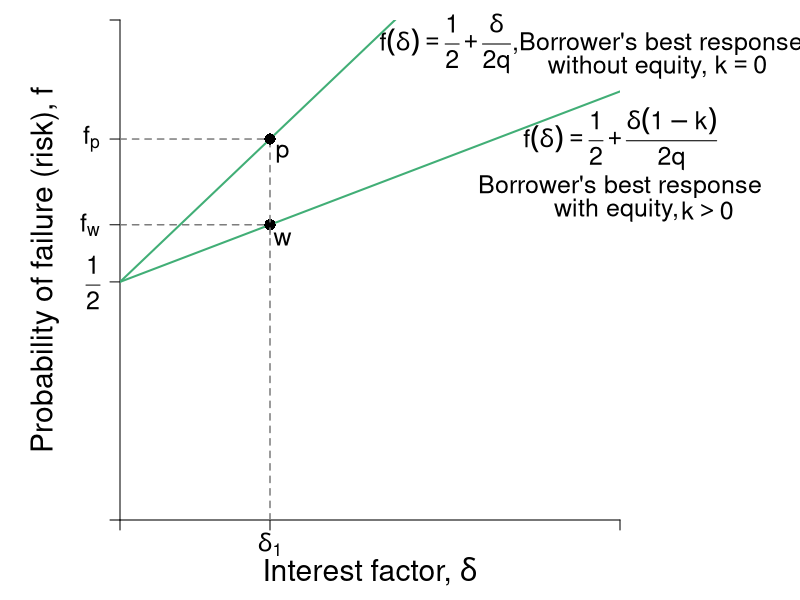

Write the R code that produced this figure.
#Graph Designer: Simon Halliday, Harriet Brookes-Gray 
#Authors: Bowles, Foley and Halliday
#Title: Coordination, Conflict and Competition: A Text in Microeconomics

library(shape)
pdf(file = "credit/brf_equity.pdf", width = 8, height = 6)

#Set parameters for graphics
pointsize <- 1.8
axislabelsize <- 1.8
labelsize <- 1.5
namesize <- 1.8
annotatesize <- 1.5
graphlinewidth <- 2
segmentlinewidth <- 1.5

COL <- c("#7fc97f", "#beaed4", "#fdc086", "#ffff99", "#386cb0", "#f0027f", "#bf5b17", "#666666")
COLA <- c("#e0f3db", "#99d8c9","#66c2a4","#41ae76", "#238b45", "#005824")
COLB <- c("#c6dbef", "#4eb3d3", "#2b8cbe", "#0868ac","#084081")
COLC <- c("#fcfbfd", "#efedf5", "#dadaeb", "#bcbddc", "#9e9ac8", "#807dba", "#6a51a3", "#54278f", "#3f007d")
grays <- gray.colors(25, start = 1, end = 0)

#Edited the margins to cater for the larger LHS labels
par(mar =  c(4, 6, 1, 9))

brfFn <- function(delta, mu = 1, k = 1) {
  .5 + (delta / (2 * mu)) * (1 - k)
}

PCFn <- function(delta, mu = 1) {
  delta/mu
}

isoreturnFn <- function(delta, pi=0.125) {
  1 - (pi)/delta
}

yFn <- function(d1, f1, mu = 1){
  mu*f1*(1 - f1) - d1*(1 - f1)
}

ylow <- function(delta, mu = 1, ybar = 0.0625){
  (-sqrt(delta^2 - 2*delta*mu + mu^2 - 4*mu*ybar) + delta + mu)/(2*mu)
}

yhigh <- function(delta, mu = 1, ybar = 0.0625){
  (sqrt(delta^2 - 2*delta*mu + mu^2 - 4*mu*ybar) + delta + mu)/(2*mu)
}

xlims <- c(0, 2)
ylims <- c(0, 1.05)

npts <- 501 
d1 <- seq(xlims[1], xlims[2], length.out = npts)
f1 <- seq(ylims[1], ylims[2], length.out = npts) 
a <- c(0.0625)

plot(0, 0, xlim = xlims, ylim = ylims, type = "n",
     xlab = expression(paste("")),
     ylab = expression(paste("")), 
     xaxt = "n", 
     yaxt = "n", 
     cex.lab = axislabelsize, 
     bty = "n", 
     xaxs = "i", 
     yaxs = "i"
)


ticksy <- c(ylims[1], 0.5, brfFn(delta = 0.6, k = 0.6), brfFn(0.6, k = 0), ylims[2])
ylabels <- c(NA, expression(paste(frac(1,2))), expression(paste(f[w])),expression(paste(f[p])), NA)
ticksx <- c(xlims[1], 0.6, xlims[2])
xlabels <- c(NA, expression(paste(delta[1])), NA)

axis(1, at = ticksx, pos = 0, labels = xlabels, cex.axis = labelsize)
axis(2, at = ticksy, pos = 0, labels = ylabels, las = 1, cex.axis = labelsize)

npts <- 503 
xx1 <- seq(xlims[1], xlims[2], length.out = npts)

#Draw the graphs
#lines(xx1, brfFn(xx1, k = 0), col = COLA[4], lwd = graphlinewidth)
lines(xx1, brfFn(xx1, k = 0), col = COLA[4], lwd = graphlinewidth)
lines(xx1, brfFn(xx1, k = 0.6), col = COLA[4], lwd = graphlinewidth)
#lines(xx1, isoreturnFn(xx1, pi = 0.25), col = COLB[4], lwd = graphlinewidth)
#lines(xx1, isoreturnFn(xx1, pi = 0.375), col = COLB[4], lwd = graphlinewidth)


#Axis labels
mtext(expression(paste("Interest factor, ", delta)), side = 1, line = 2.5, cex = axislabelsize)
text(-0.3, 0.5*(ylims[2]), expression(paste("Probability of failure (risk), ", f)), xpd = TRUE, cex = axislabelsize, srt = 90) 


#segments(0, 0.75, xlims[2], 0.75, lty = 2, col = grays[20] , lwd = segmentlinewidth)



segments(0, brfFn(delta = 0.6, k = 0.6), 0.6, brfFn(delta = 0.6, k = 0.6), lty = 2, col = grays[20] , lwd = segmentlinewidth)
segments(0.6, 0, 0.6, brfFn(delta = 0.6, k = 0.6), lty = 2, col = grays[20] , lwd = segmentlinewidth)
points(0.6, brfFn(0.6, k = 0.6), pch = 16, col = "black", cex = 1.5)

segments(0.6, 0.6, 0.6, brfFn(delta = 0.6, k = 0), lty = 2, col = grays[20] , lwd = segmentlinewidth)
segments(0, brfFn(delta = 0.6, k = 0), 0.6, brfFn(delta = 0.6, k = 0), lty = 2, col = grays[20] , lwd = segmentlinewidth)
points(0.6, brfFn(0.6, k = 0), pch = 16, col = "black", cex = 1.5)

text(0.65, brfFn(delta = 0.6, k = 0) - 0.03, expression(paste(p)), cex = labelsize)
text(0.65, brfFn(delta = 0.6, k = 0.6) - 0.03, expression(paste(w)), cex = labelsize)

text(2, 0.8, expression(paste(f(delta)== frac(1,2) + frac(delta(1-k),2*q))), cex = labelsize, xpd = TRUE)
text(2, 0.7, expression(paste("Borrower's best response")), cex = labelsize,xpd = TRUE)
text(2, 0.65, expression(paste("with equity, ")), cex = labelsize, xpd = TRUE)
text(2.35, 0.65, expression(paste(k > 0)), cex = labelsize, xpd = TRUE)


text(1.3, 1, expression(paste(f(delta)== frac(1,2) + frac(delta,2*q))), cex = labelsize, xpd = TRUE)
text(2.15, 1, expression(paste(",Borrower's best response")), cex = labelsize, xpd = TRUE)
text(2.15, 0.95, expression(paste("without equity, ", k == 0)), cex = labelsize, xpd = TRUE)

#segments(1, 0, 1, brfFn(delta = 1, k = 0.5), lty = 2, col = grays[20] , lwd = segmentlinewidth)
#points(1, brfFn(1, k = 0.5), pch = 16, col = "black", cex = 1.5)
#text(1, brfFn(1, k = 0.5) + 0.04, expression(paste(n)), cex = labelsize)

#segments(0.64, 0, 0.64, brfFn(delta = 0.64, k = 0.666), lty = 2, col = grays[20] , lwd = segmentlinewidth)
#points(0.64, brfFn(0.64, k = 0.666), pch = 16, col = "black", cex = 1.5)
#text(0.64 + 0.04, brfFn(0.64, k = 0.666) - 0.03, expression(paste(a)), cex = labelsize)


#text(0.53, 1, expression(paste("Excluded borrower's BRF")), cex = labelsize, xpd = TRUE)
#text(0.55, 0.94, expression(paste(f(delta, k[1] < k^0))), cex = labelsize)

#text(1.51, 1, expression(paste("Marginal borrower's BRF")), cex = labelsize, xpd = TRUE)
#text(1.45, 0.94, expression(paste(f(delta, k[2] == k^0))), cex = labelsize)


#text(1.725, 0.51, expression(paste("BRF for borrower")), cex = labelsize, xpd = TRUE)
#text(1.725, 0.45, expression(paste("with more than")), cex = labelsize, xpd = TRUE)
# text(1.725, 0.39, expression(paste("minimum collateral")), cex = labelsize, xpd = TRUE)
# text(1.725, 0.32, expression(paste(f(delta, k[3] > k^0))), cex = labelsize, xpd = TRUE)
# Arrows(1.75, 0.55, 1.75, 0.77, col = "black", lty = 1, lwd = 2, arr.type = "triangle", arr.lwd = 0.5)
# 
# text(0.825, 0.43, expression(paste(pi > 1 + rho)), cex = labelsize)
# 
# text(0.19, 0.37, expression(paste("Zero profit")), cex = labelsize)
# text(0.19, 0.31, expression(paste("condition")), cex = labelsize)
# text(0.1725, 0.25, expression(paste(pi[0] == 1 + rho)), cex = labelsize)


dev.off()
